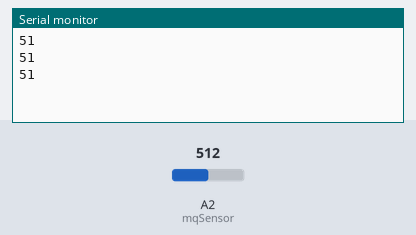
A sketch run on a simulated Arduino Uno, built with avr-gcc and run on an emulated ATmega328P. On the bench: the last lines printed to the serial monitor. The inputs (shaded band) are chosen by the test bench; at power-on: A2 (mqSensor) = 512.

Above: at 1.4 s.
1.5 s: A2 (mqSensor) set to 716
At 2.1 s:
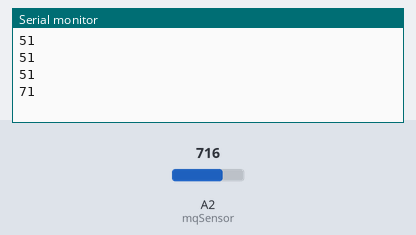
3.0 s: A2 (mqSensor) set to 900
At 3.5 s:
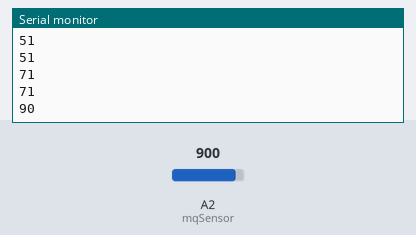
Timing chart, 0 to 6.0 s (numbered marks = the images above; inputs shaded):
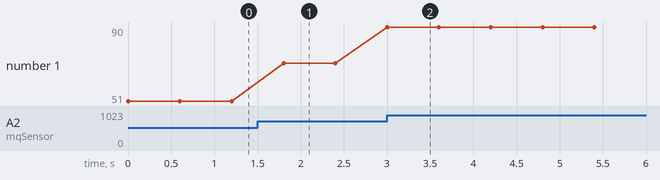

The sketch:

Gas_sensor.ino
```cpp
// Digital pin 8 will be called 'pin8'
int mqSensorPin = 8;
// Analog pin 0 will be called 'sensor'
int mqSensor = A2;
// Set the initial sensorValue to 0
int mqSensorValue = 0;

// The setup routine runs once when you press reset
void setup() {
  // Initialize the digital pin 8 as an output
  pinMode(mqSensorPin, OUTPUT);
  // Initialize serial communication at 9600 bits per second
  Serial.begin(9600);
}

// Function for getting quality of the air using MQ-135 sensor
void getAirQuality()
{
  // Read input on analog pin 2
  mqSensorValue = analogRead(mqSensor);
  mqSensorValue = mqSensorValue/10;

  Serial.println(mqSensorValue, DEC);

  if(mqSensorValue > 50)
  {
    digitalWrite(mqSensorPin, HIGH);
    delay(300);
    digitalWrite(mqSensorPin, LOW);
  }
  else
  {
    digitalWrite(mqSensorPin, LOW);
  }

}

// The loop routine runs over and over again forever
void loop() {

  getAirQuality();
  delay(300);

}
```

Measured:
- after the input at 1.5 s, the serial monitor: prints a new line after 0.30 s (image 1)
- after the input at 3.0 s, the serial monitor: prints a new line at once (image 2)
- plotted number 1: 51 → 71 after the input at 1.5 s, 71 → 90 after the input at 3.0 s
